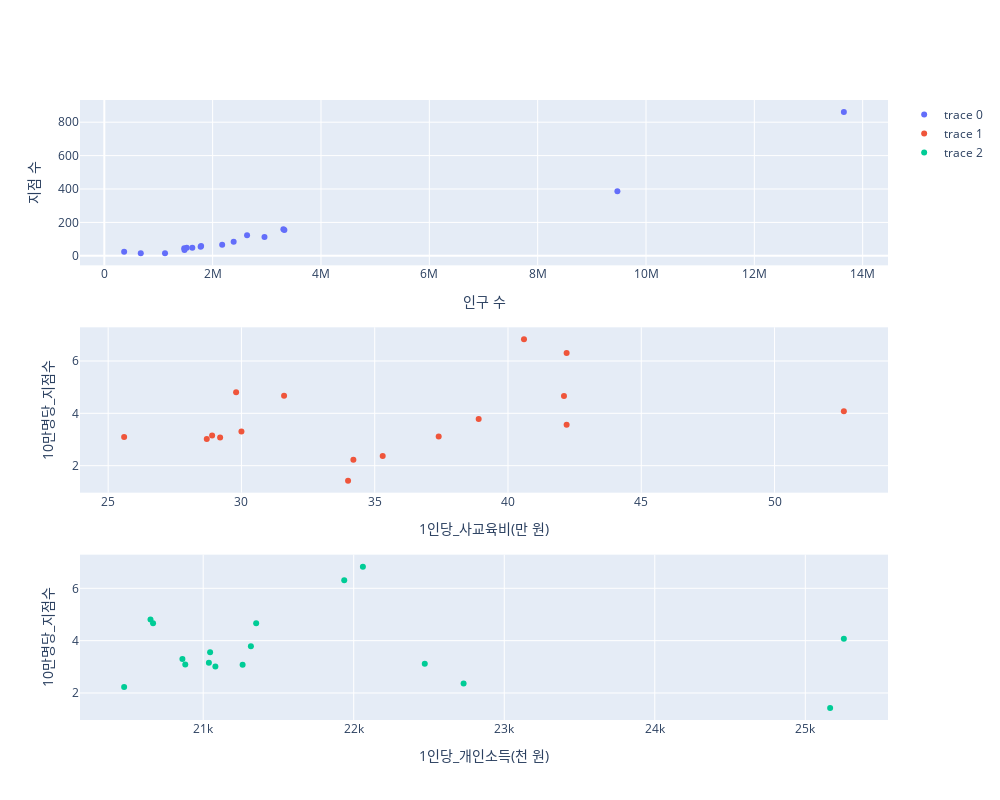

The notebook cell this image was saved under:
### Code cell
from plotly.subplots import make_subplots
import plotly.graph_objects as go




fig = make_subplots(rows = 3, cols = 1)

fig.add_trace(go.Scatter(x = df2021_sorted['인구수'], y = df2021_sorted['지점수'], mode='markers'),
              row = 1, col = 1)

fig.add_trace(go.Scatter(x = df2021_sorted['1인당_사교육비(만 원)'], y = df2021_sorted['10만명당_지점수'], mode='markers'),
              row = 2, col = 1)

fig.add_trace(go.Scatter(x = df2021_sorted['1인당_개인소득(천 원)'], y = df2021_sorted['10만명당_지점수'], mode='markers'),
              row = 3, col = 1)

fig.update_layout(height=800, width=1000)
fig.update_xaxes(title_text='인구 수', row=1, col=1)
fig.update_yaxes(title_text='지점 수', row=1, col=1)
fig.update_xaxes(title_text='1인당_사교육비(만 원)', row=2, col=1)
fig.update_yaxes(title_text='10만명당_지점수', row=2, col=1)
fig.update_xaxes(title_text='1인당_개인소득(천 원)', row=3, col=1)
fig.update_yaxes(title_text='10만명당_지점수', row=3, col=1)

fig.show()

### Figure 1 — Plotly figure (JSON) as saved in the notebook; plotly's stock layout.template omitted (floating-point values rounded to 4 significant figures)
{"data": [{"mode": "markers", "type": "scatter", "x": [1521890, 13652529, 3305931, 2635314, 1475262, 2387911, 1479740, 3324335, 9472127, 366227, 1120753, 2957044, 1778124, 1787053, 673107, 2175960, 1624764], "xaxis": "x", "y": [48, 861, 159, 123, 46, 85, 35, 155, 386, 25, 16, 112, 55, 59, 15, 67, 49], "yaxis": "y"}, {"mode": "markers", "type": "scatter", "x": [28.9, 42.2, 29.8, 31.6, 37.4, 42.2, 35.3, 42.1, 52.6, 40.6, 34, 38.9, 25.6, 30, 34.2, 29.2, 28.7], "xaxis": "x2", "y": [3.154, 6.307, 4.81, 4.667, 3.118, 3.56, 2.365, 4.663, 4.075, 6.826, 1.428, 3.788, 3.093, 3.302, 2.228, 3.079, 3.016], "yaxis": "y2"}, {"mode": "markers", "type": "scatter", "x": [21038, 21937, 20650, 20667, 22472, 21046, 22730, 21352, 25256, 22061, 25165, 21317, 20881, 20862, 20475, 21262, 21081], "xaxis": "x3", "y": [3.154, 6.307, 4.81, 4.667, 3.118, 3.56, 2.365, 4.663, 4.075, 6.826, 1.428, 3.788, 3.093, 3.302, 2.228, 3.079, 3.016], "yaxis": "y3"}], "layout": {"height": 800, "width": 1000, "xaxis": {"anchor": "y", "domain": [0, 1], "title": {"text": "인구 수"}}, "xaxis2": {"anchor": "y2", "domain": [0, 1], "title": {"text": "1인당_사교육비(만 원)"}}, "xaxis3": {"anchor": "y3", "domain": [0, 1], "title": {"text": "1인당_개인소득(천 원)"}}, "yaxis": {"anchor": "x", "domain": [0.7333, 1], "title": {"text": "지점 수"}}, "yaxis2": {"anchor": "x2", "domain": [0.3667, 0.6333], "title": {"text": "10만명당_지점수"}}, "yaxis3": {"anchor": "x3", "domain": [0, 0.2667], "title": {"text": "10만명당_지점수"}}}}
